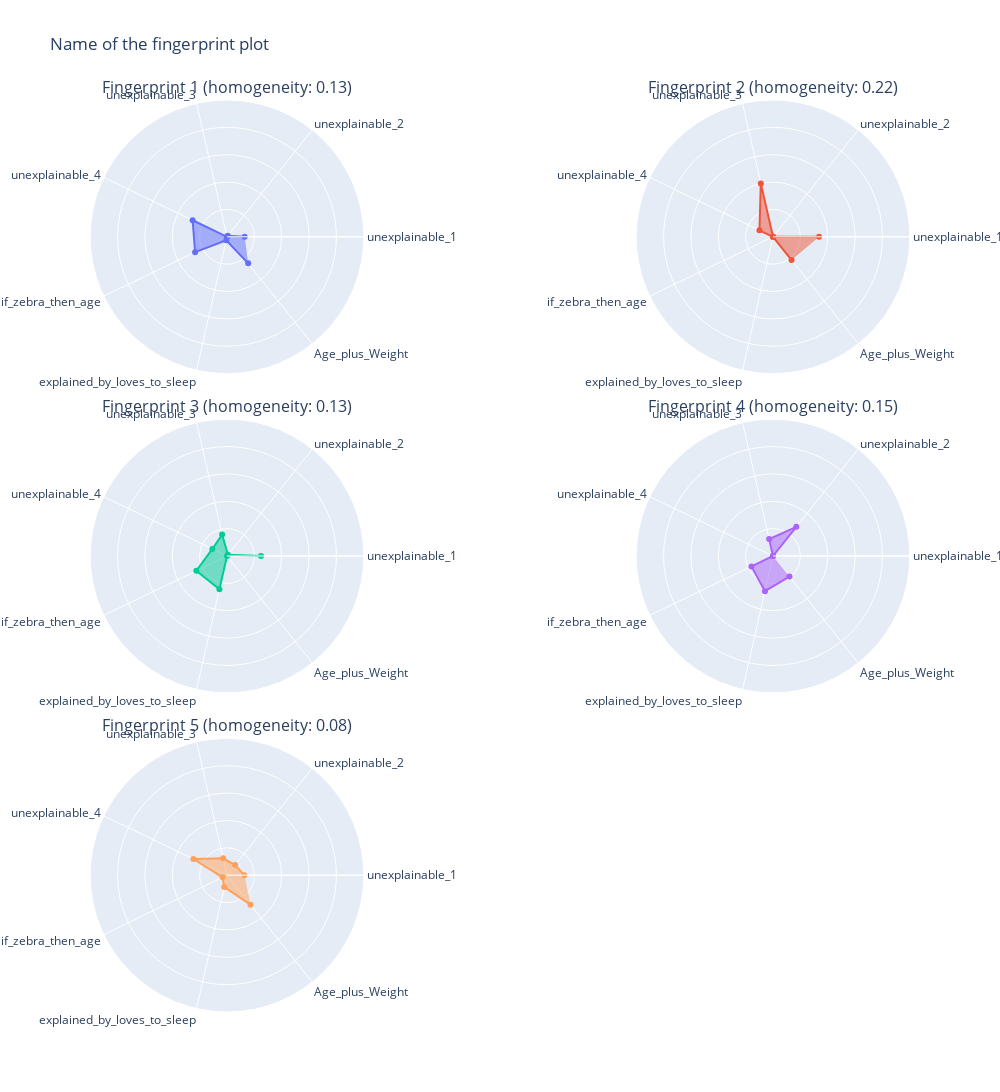

This figure's notebook cell:
### Code cell
observable_patterns_result['spider_plots']

### Figure 1 — Plotly figure (JSON) as saved in the notebook; plotly's stock layout.template omitted (floating-point values rounded to 4 significant figures)
{"data": [{"fill": "toself", "r": [0.1294, 0.008741, 0, 0.279, 0.2588, 0.02548, 0.2482], "subplot": "polar", "theta": ["unexplainable_1", "unexplainable_2", "unexplainable_3", "unexplainable_4", "if_zebra_then_age", "explained_by_loves_to_sleep", "Age_plus_Weight"], "type": "scatterpolar"}, {"fill": "toself", "r": [0.3367, 0, 0.4006, 0.1099, 0, 0, 0.2178], "subplot": "polar2", "theta": ["unexplainable_1", "unexplainable_2", "unexplainable_3", "unexplainable_4", "if_zebra_then_age", "explained_by_loves_to_sleep", "Age_plus_Weight"], "type": "scatterpolar"}, {"fill": "toself", "r": [0.2487, 0.01121, 0.1603, 0.1186, 0.2487, 0.2487, 0], "subplot": "polar3", "theta": ["unexplainable_1", "unexplainable_2", "unexplainable_3", "unexplainable_4", "if_zebra_then_age", "explained_by_loves_to_sleep", "Age_plus_Weight"], "type": "scatterpolar"}, {"fill": "toself", "r": [0, 0.2731, 0.1266, 0, 0.1752, 0.2634, 0.1927], "subplot": "polar4", "theta": ["unexplainable_1", "unexplainable_2", "unexplainable_3", "unexplainable_4", "if_zebra_then_age", "explained_by_loves_to_sleep", "Age_plus_Weight"], "type": "scatterpolar"}, {"fill": "toself", "r": [0.1276, 0.0949, 0.1268, 0.2729, 0.03543, 0.08935, 0.2758], "subplot": "polar5", "theta": ["unexplainable_1", "unexplainable_2", "unexplainable_3", "unexplainable_4", "if_zebra_then_age", "explained_by_loves_to_sleep", "Age_plus_Weight"], "type": "scatterpolar"}], "layout": {"annotations": [{"font": {"size": 16}, "showarrow": false, "text": "Fingerprint 1 (homogeneity: 0.13)", "x": 0.175, "xanchor": "center", "xref": "paper", "y": 1, "yanchor": "bottom", "yref": "paper"}, {"font": {"size": 16}, "showarrow": false, "text": "Fingerprint 2 (homogeneity: 0.22)", "x": 0.825, "xanchor": "center", "xref": "paper", "y": 1, "yanchor": "bottom", "yref": "paper"}, {"font": {"size": 16}, "showarrow": false, "text": "Fingerprint 3 (homogeneity: 0.13)", "x": 0.175, "xanchor": "center", "xref": "paper", "y": 0.65, "yanchor": "bottom", "yref": "paper"}, {"font": {"size": 16}, "showarrow": false, "text": "Fingerprint 4 (homogeneity: 0.15)", "x": 0.825, "xanchor": "center", "xref": "paper", "y": 0.65, "yanchor": "bottom", "yref": "paper"}, {"font": {"size": 16}, "showarrow": false, "text": "Fingerprint 5 (homogeneity: 0.08)", "x": 0.175, "xanchor": "center", "xref": "paper", "y": 0.3, "yanchor": "bottom", "yref": "paper"}], "height": 1500, "paper_bgcolor": "rgba(0, 0, 0, 0)", "plot_bgcolor": "rgba(0, 0, 0, 0)", "polar": {"domain": {"x": [0, 0.35], "y": [0.7, 1]}, "radialaxis": {"range": [0, 1], "showticklabels": false, "visible": true}}, "polar2": {"domain": {"x": [0.65, 1.0], "y": [0.7, 1]}, "radialaxis": {"range": [0, 1], "showticklabels": false, "visible": true}}, "polar3": {"domain": {"x": [0, 0.35], "y": [0.35, 0.65]}, "radialaxis": {"range": [0, 1], "showticklabels": false, "visible": true}}, "polar4": {"domain": {"x": [0.65, 1.0], "y": [0.35, 0.65]}, "radialaxis": {"range": [0, 1], "showticklabels": false, "visible": true}}, "polar5": {"domain": {"x": [0, 0.35], "y": [0, 0.3]}, "radialaxis": {"range": [0, 1], "showticklabels": false, "visible": true}}, "polar6": {"domain": {"x": [0.65, 1.0], "y": [0, 0.3]}, "radialaxis": {"range": [0, 1], "showticklabels": false, "visible": true}}, "showlegend": false, "title": {"text": "Name of the fingerprint plot"}, "width": 1000}}
